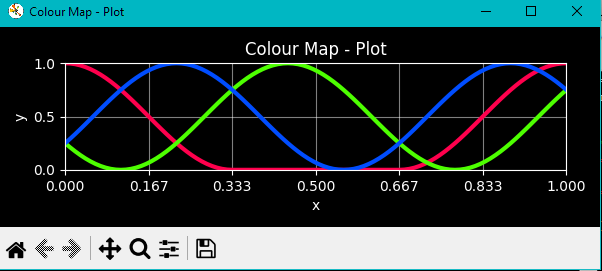

The Python source for this figure:
#pip3 install -U numpy
#pip3 install matplotlib
import math
import numpy as np
import matplotlib.pyplot as mpl

TITLE = "Colour Map"
    
def main():
    mpl.style.use("dark_background")
    x = np.linspace(0.0, 1.0, 100)
    y = []

    y_Red = method()
    y_Red.label = "Red"
    #y_Red.method = [x, [min(max(2 - abs(6*x) if x < 0.5 else 2 - abs(6*(x-1)), 0.0), 1.0) for x in x]]
    #y_Red.method = [x, [(math.sin(math.tau*(x))+1)/2 for x in x]]
    y_Red.method = [x, [(math.cos(math.tau * ((1.5 * x))) + 1) / 2 if x < (1/3) else (math.cos(math.tau * ((1.5 * x) - 0.5)) + 1) / 2 if x > (2/3) else 0 for x in x]]
    #y_Red.colour = (1.0, 0.0, 0.0)
    y_Red.colour = (1.0, 0.0, 0.3)
    y.append(y_Red)

    y_Green = method()
    y_Green.label = "Green"
    #y_Green.method = [x, [min(max(2 - abs(6*(x - (1/3))), 0.0), 1.0) for x in x]]
    y_Green.method = [x, [(math.cos(math.tau * ((1.5 * x) + (1/3))) + 1) / 2 for x in x]]    
    #y_Green.colour = (0.0, 1.0, 0.0)
    y_Green.colour = (0.3, 1.0, 0.0)
    y.append(y_Green)

    y_Blue = method()
    y_Blue.label = "Blue"
    #y_Blue.method = [x, [min(max(2 - abs(6*(x - (2/3))), 0.0), 1.0) for x in x]]
    y_Blue.method = [x, [(math.cos(math.tau * ((1.5 * x) + (2/3))) + 1) / 2 for x in x]]
    #y_Blue.colour = (0.0, 0.0, 1.0)
    y_Blue.colour = (0.0, 0.3, 1.0)
    y.append(y_Blue)
    
    plot(x, y)
    mpl.tight_layout(pad = 1.0)
    mpl.show(block = False)

class method:
    def __init__(self):
        pass

def plot(x, y, title = TITLE + " - Plot"):
    figure, axes = mpl.subplots(1, 1, num = title, figsize = (6, 2))
    x_ticks = np.arange(0.0, 1.1, 1 / 6)
    y_ticks = np.arange(0.0, 1.1, 0.5)

    axes.set_title(title)
    #axes.axis("square")
    axes.set(xlabel = "x", ylabel = "y")
    axes.set(xlim = [0.0, 1.0], ylim = [0.0, 1.0])
    axes.xaxis.set_ticks(x_ticks)
    axes.yaxis.set_ticks(y_ticks)

    labels = []
    for i in range(0, len(y)):
        labels.append(y[i].label)
        thickness = y[i].thickness if hasattr(y[i], "thickness") else 3
        axes.plot(*(y[i].method), color = y[i].colour, linewidth = thickness)
    axes.grid(alpha = 0.5)

if __name__ == "__main__":
    main()
